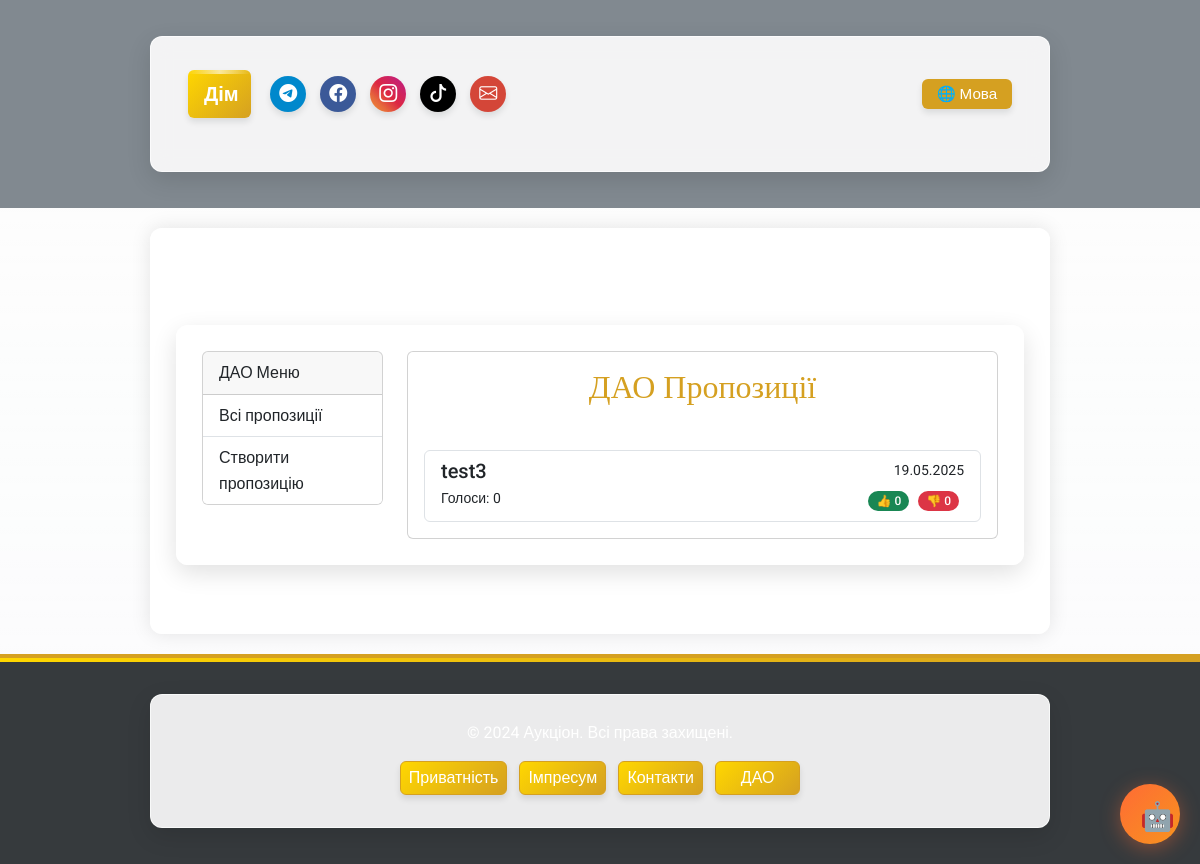
The app's page /dao/ with its own data.
### dao/models.py (models this page shows)
class Proposal(db.Model):
    id = db.Column(db.Integer, primary_key=True)
    title = db.Column(db.String(255), nullable=False)
    description = db.Column(db.Text, nullable=False)
    created_at = db.Column(db.DateTime, default=datetime.utcnow)
    votes_for = db.Column(db.Integer, default=0)
    votes_against = db.Column(db.Integer, default=0)
    user_id = db.Column(db.Integer, db.ForeignKey('users.id'), nullable=True)
    creator = db.relationship('User', backref='proposals')

### dao/views.py (the view)
@dao_bp.route('/')
def index():
    lang = session.get('lang', 'ua')
    proposals = Proposal.query.order_by(Proposal.created_at.desc()).all()
    has_tokens = False
    if current_user.is_authenticated:
        tokens = Token.query.filter_by(user_id=current_user.id).first()
        has_tokens = tokens and tokens.amount > 0
    return render_template('dao/index.html', proposals=proposals, lang=lang, ui_text=ui_text, dao_ui=dao_ui, has_tokens=has_tokens)

### app/utils/i18n_ui.py (called while the page is built)
def ui_text(key, lang):
    return ui_translations.get(key, {}).get(lang, ui_translations.get(key, {}).get('ua', key))

### app/templates/dao/index.html (shortened to what this page needs)
{% extends "dao/layout.html" %}
{% block dao_content %}
<div class="mb-4">
    <h2>{{ dao_ui.proposals[lang] }}</h2>
</div>
<div class="list-group">
    {% for p in proposals %}
        <a href="{{ url_for('dao.view_proposal', proposal_id=p.id) }}" class="list-group-item list-group-item-action">
            <div class="d-flex w-100 justify-content-between">
                <h5 class="mb-1">{{ p.title }}</h5>
                <small>{{ p.created_at.strftime('%d.%m.%Y') }}</small>
            </div>
            <div class="d-flex justify-content-between">
                <small>{{ dao_ui.votes[lang] }}: {{ p.votes_for + p.votes_against }}</small>
                <div>
                    <span class="badge bg-success">👍 {{ p.votes_for }}</span>
                    <span class="badge bg-danger">👎 {{ p.votes_against }}</span>
                </div>
            </div>
        </a>
    {% endfor %}
</div>
{% endblock %}

### app/static/css/custom.css (style rules this page uses)
:root { --main-bg: transparent; --main-color: #d5a021; --secondary-color: #a47449; --neutral-gray: #6c757d; --text-color: #3d3d3d; --accent-blue: #3772ff; --accent-green: #2fb380; --accent-red: #e63946; --accent-purple: #6246ea; --dark-bg: #2b2d42; --dark-secondary: #444857; --dark-text: #edf2f4; --gold-gradient: linear-gradient(135deg, #ffd700, #d5a021); --purple-gradient: linear-gradient(135deg, #6246ea, #a36ae8); --blue-gradient: linear-gradient(135deg, #3772ff, #4da6ff); --card-shadow: 0 8px 24px rgba(0, 0, 0, 0.12); --hover-shadow: 0 12px 28px rgba(0, 0, 0, 0.2); --button-shadow: 0 4px 6px rgba(0, 0, 0, 0.1); --transition-fast: 0.2s ease; --transition-normal: 0.3s ease; --transition-slow: 0.5s ease; }
body { font-family: 'Roboto', sans-serif; background-color: transparent; color: var(--text-color); margin: 0; padding: 0; line-height: 1.6; overflow-x: hidden; transition: background-color var(--transition-normal); position: relative; }
h1, h2, h3 { font-family: 'Playfair Display', serif; color: var(--main-color); text-align: center; margin-bottom: 20px; position: relative; overflow: hidden; }
a { color: var(--main-color); text-decoration: none; position: relative; transition: color var(--transition-fast); }
a:not(.btn):after { content: ''; position: absolute; width: 0; height: 2px; bottom: -2px; left: 0; background: var(--gold-gradient); transition: width var(--transition-normal); }
.badge { display: inline-block; padding: 4px 8px; font-size: 12px; font-weight: 500; border-radius: 20px; margin-right: 5px; transition: all var(--transition-fast); }

### records on screen
Proposal: title "test3", created_at "19.05.2025", votes "Голоси", p.votes_for+p.votes_against "0", votes_for "0", votes_against "0"

### other values on screen
{{ ui_text('home', lang) }} "Дім"
{{ ui_text('language', lang) }} "Мова"
{{ dao_ui.menu[lang] }} "ДАО Меню"
{{ dao_ui.all_proposals[lang] }} "Всі пропозиції"
{{ dao_ui.create_proposal[lang] }} "Створити пропозицію"
{{ dao_ui.proposals[lang] }} "ДАО Пропозиції"
{{ ui_text('app_name', lang) }} "Аукціон"
{{ ui_text('rights_reserved', lang) }} "Всі права захищені."
{{ ui_text('privacy_policy', lang) }} "Приватність"
{{ ui_text('impressum', lang) }} "Імпресум"
{{ ui_text('contacts', lang) }} "Контакти"
{{ ui_text('dao', lang) }} "ДАО"
